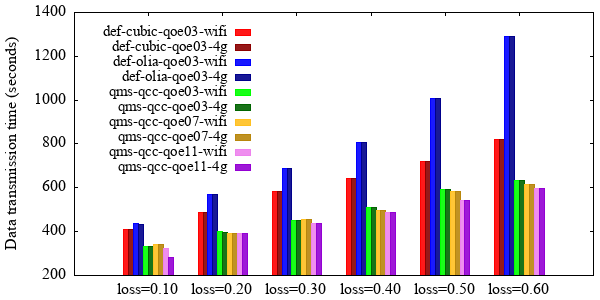

The gnuplot source for this figure:

reset
set terminal png font "times new roman" size 600,300

if (!exists("MP_LEFT"))   MP_LEFT = .124
if (!exists("MP_RIGHT"))  MP_RIGHT = .99
if (!exists("MP_TOP"))    MP_TOP = .96
if (!exists("MP_BOTTOM")) MP_BOTTOM = .083
if (!exists("MP_GAP"))    MP_GAP = 0.15

set multiplot layout 1,1 rowsfirst margins screen MP_LEFT, MP_RIGHT, MP_BOTTOM, MP_TOP spacing screen MP_GAP



set ylabel "Data transmission time (seconds)"

set key spacing 1.1 font ",11" at -1.1,660 bottom left samplen 1.6

set style data histogram
set style histogram clustered gap 5
set style fill solid 0.9 border
set datafile separator "|"
plot "test-02---times.dat" \
	using 2:xticlabels(1) lc "red" title columnheader(2), '' \
	using 3:xticlabels(1) lc "dark-red" title columnheader(3), '' \
	using 4:xticlabels(1) lc "blue" title columnheader(4), '' \
	using 5:xticlabels(1) lc "dark-blue" title columnheader(5), '' \
	using 6:xticlabels(1) lc "green" title columnheader(6), '' \
	using 7:xticlabels(1) lc "dark-green" title columnheader(7), '' \
	using 8:xticlabels(1) lc "goldenrod" title columnheader(8), '' \
	using 9:xticlabels(1) lc "dark-goldenrod" title columnheader(9), '' \
	using 10:xticlabels(1) lc "violet" title columnheader(10), '' \
	using 11:xticlabels(1) lc "dark-violet" title columnheader(11)
